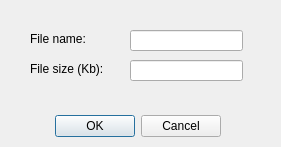
<?xml version="1.0" encoding="UTF-8"?>
<ui version="4.0">
 <class>CreateFile</class>
 <widget class="QDialog" name="CreateFile">
  <property name="geometry">
   <rect>
    <x>0</x>
    <y>0</y>
    <width>281</width>
    <height>147</height>
   </rect>
  </property>
  <property name="windowTitle">
   <string>Create File</string>
  </property>
  <widget class="QDialogButtonBox" name="buttonBox">
   <property name="geometry">
    <rect>
     <x>-120</x>
     <y>110</y>
     <width>341</width>
     <height>32</height>
    </rect>
   </property>
   <property name="orientation">
    <enum>Qt::Horizontal</enum>
   </property>
   <property name="standardButtons">
    <set>QDialogButtonBox::Cancel|QDialogButtonBox::Ok</set>
   </property>
  </widget>
  <widget class="QLabel" name="label">
   <property name="geometry">
    <rect>
     <x>30</x>
     <y>30</y>
     <width>91</width>
     <height>17</height>
    </rect>
   </property>
   <property name="text">
    <string>File name:</string>
   </property>
  </widget>
  <widget class="QLabel" name="label_2">
   <property name="geometry">
    <rect>
     <x>30</x>
     <y>60</y>
     <width>101</width>
     <height>17</height>
    </rect>
   </property>
   <property name="text">
    <string>File size (Kb):</string>
   </property>
  </widget>
  <widget class="QLineEdit" name="filename">
   <property name="geometry">
    <rect>
     <x>130</x>
     <y>30</y>
     <width>113</width>
     <height>21</height>
    </rect>
   </property>
  </widget>
  <widget class="QLineEdit" name="filesize">
   <property name="geometry">
    <rect>
     <x>130</x>
     <y>60</y>
     <width>113</width>
     <height>21</height>
    </rect>
   </property>
  </widget>
 </widget>
 <resources/>
 <connections>
  <connection>
   <sender>buttonBox</sender>
   <signal>accepted()</signal>
   <receiver>CreateFile</receiver>
   <slot>accept()</slot>
   <hints>
    <hint type="sourcelabel">
     <x>248</x>
     <y>254</y>
    </hint>
    <hint type="destinationlabel">
     <x>157</x>
     <y>274</y>
    </hint>
   </hints>
  </connection>
  <connection>
   <sender>buttonBox</sender>
   <signal>rejected()</signal>
   <receiver>CreateFile</receiver>
   <slot>reject()</slot>
   <hints>
    <hint type="sourcelabel">
     <x>316</x>
     <y>260</y>
    </hint>
    <hint type="destinationlabel">
     <x>286</x>
     <y>274</y>
    </hint>
   </hints>
  </connection>
 </connections>
</ui>
